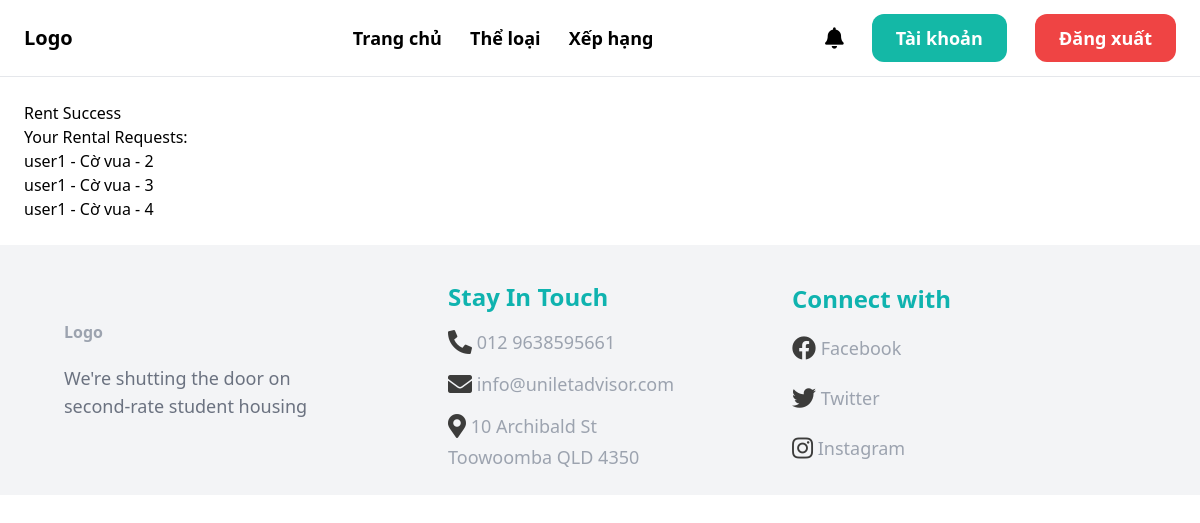
Page /rent/rent_success/ (signed in) on the committed database.
### rent/models.py (models this page shows, shortened)
class RentBoardgame(models.Model):
    rid = models.AutoField(primary_key=True)
    renter = models.ForeignKey(User, on_delete=models.CASCADE)
    start_date = models.DateField()
    end_date = models.DateField()
    boardgame_numbers = models.ForeignKey('boardgame.BoardgameNumbers', on_delete=models.CASCADE)
    rental_price = models.DecimalField(max_digits=8, decimal_places=2)
    deposit_price = models.DecimalField(max_digits=8, decimal_places=2)
    total_price = models.DecimalField(max_digits=8, decimal_places=2)
    penalty_price = models.DecimalField(max_digits=8, decimal_places=2, default='0')
    created_at = models.DateTimeField(default=timezone.now)
    order_status = models.CharField(max_length=20, choices=ORDER_STATUS_CHOICES, default='pending')
    rental_status = models.CharField(max_length=20, choices=RENTAL_STATUS_CHOICES, blank=True, null=True)
    class Meta:
        ordering = ['rid']
    def __str__(self):
        return f"{self.renter.username} - {self.boardgame_numbers.boardgame.title} - {self.rid}"

### userauths/models.py (models this page shows, shortened)
class User(AbstractUser):
    email = models.EmailField(unique=True)
    username = models.CharField(max_length=100)
    user_id = ShortUUIDField(unique=True, primary_key=True, prefix="user", alphabet='1234567890', length=6, max_length=100)
    phone_number = models.CharField(max_length=20, blank=True)
    address = models.CharField(max_length=255, blank=True)
    USERNAME_FIELD = "email"
    REQUIRED_FIELDS = ['username']

### boardgame/models.py (models this page shows, shortened)
class BoardgameNumbers(models.Model):
    bgnid = ShortUUIDField(unique=True, prefix="bgn", alphabet='1234567890', length=2, max_length=20)
    boardgame = models.ForeignKey(Boardgame, on_delete=models.CASCADE, related_name='boardgame_numbers', null=True)
    boardgame_number_status = models.CharField(choices=STATUS_BGN, max_length=20)
    description = models.TextField(null=True, blank=True, default="This is boardgame status")
    date = models.DateTimeField(default=timezone.now)
    class Meta:
        verbose_name_plural = "Boardgame Numbers"

class  Boardgame(models.Model):
    AGE_RATINGS = (
        ('G', 'Phổ biến'),
        ('7+', 'Trên 7 tuổi'),
        ('12+', 'Trên 12 tuổi'),
        ('16+', 'Trên 16 tuổi'),
        ('18+', 'Trên 18 tuổi'),
    )
    STATUS_BG = (
        ('out_of_stock', 'Boardgame này đã hết'),
        ('stocking', 'Boardgame này vẫn còn'),
    )
    bgid = ShortUUIDField(unique=True, primary_key=True, prefix="bg", alphabet='1234567890', length=2, max_length=6)
    user = models.ForeignKey(User, on_delete=models.SET_NULL, null=True)
    date = models.DateTimeField(default=timezone.now)
    category= models.ForeignKey(Category, on_delete=models.SET_NULL, null=True)
    version = models.ForeignKey(Version, on_delete=models.SET_NULL, null=True)
    title = models.CharField(max_length=100)
    image = models.ImageField(upload_to="user_directory_path")
    description = models.TextField(null=True, blank=True, default="This is the boardgame")
    rule = models.TextField(null=True, blank=True, default="This is rule for boardgame")
    age_rating = models.CharField(choices=AGE_RATINGS, max_length=5, default="G")
    people = models.IntegerField()
    play_time = models.IntegerField()
    price = models.DecimalField(max_digits=99999999999999, decimal_places=2)
    author = models.ForeignKey(Author, on_delete=models.SET_NULL, null=True, blank=True)
    producer = models.ForeignKey(Producer, on_delete=models.SET_NULL, null=True, blank=True)
    publication_year = models.IntegerField(default="2000")
    boardgame_status = models.CharField(choices=STATUS_BG, max_length=20, default="out_of_stock")
    in_stock = models.PositiveIntegerField(default=0)
    order = models.PositiveIntegerField(default=0)
    rental = models.PositiveIntegerField(default=0)
    total = models.PositiveIntegerField(default=0)
    class Meta:
        verbose_name_plural = "Boardgame"

### rent/views.py (the view)
# urls.py: path('rent_success/', views.rent_success, name='rent_success'),
def rent_success(request):
    rental_requests = RentBoardgame.objects.filter(renter=request.user)
    context = {
        'rental_requests': rental_requests
    }
    return render(request, "rent/rent_success.html", context)

### templates/rent/rent_success.html (shortened to what this page needs)
{% extends 'core/base.html' %}
{% block content %}
    <h1>Rent Success</h1>
    <h3>Your Rental Requests:</h3>
    {% for rental_request in rental_requests %}
        <p>{{ rental_request }}</p>
    {% endfor %}
{% endblock %}

### rows in the picture
RentBoardgame: renter+boardgame_numbers+rid "user1 - Cờ vua - 2"
RentBoardgame: renter+boardgame_numbers+rid "user1 - Cờ vua - 3"
RentBoardgame: renter+boardgame_numbers+rid "user1 - Cờ vua - 4"
